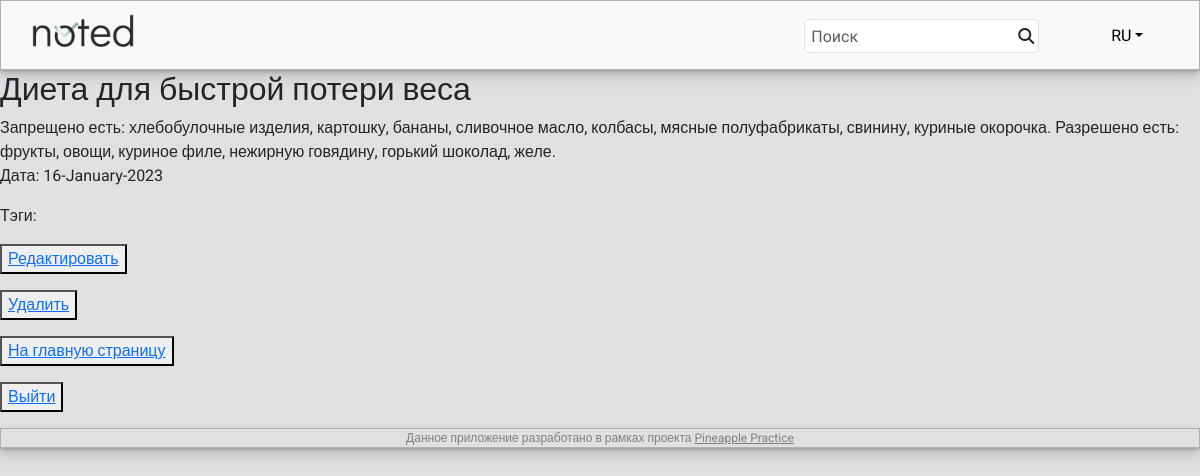
The page /main/11 on the database its author committed.
### notes/models.py (models this page shows, shortened)
class Note(models.Model):
    note_title = models.CharField(max_length=250)
    note_text = models.TextField()
    note_time = models.DateField()
    note_author = models.ForeignKey(User, on_delete=models.CASCADE)
    note_trash = models.BooleanField(default=False)

### notes/views.py (the view)
# urls.py: path('<int:pk>', NoteDetail.as_view(), name='note_detail'),
class NoteDetail(DetailView):
    model = Note
    template_name = 'note.html'
    context_object_name = 'note'

### templates/note.html (shortened to what this page needs)
{% extends 'default.html' %}
{% block content %}
<h2>{{ note.note_title }}</h2>
{{ note.note_text }}
<p>Дата: {{ note.note_time|date:'d-F-Y' }}</p>
<p>Тэги: </p>
<p><button> <a href="{% url 'note_edit' note.id %}">Редактировать</a> </button></p>
<p><button><a href="{% url 'note_delete' note.id %}"><u> Удалить </u></a></button></p>
<p><button> <a href="{% url 'main' %}">На главную страницу</a> </button></p>
<p><button> <a href="{% url 'logout' %}">Выйти</a> </button></p>
{% endblock content %}

### static/css/styles.css (style rules this page uses)
body { font-family: 'Roboto', sans-serif; background: #E0E0E0; }

### rows shown on the page
Note: note_title "Диета для быстрой потери веса", note_text "Запрещено есть: хлебобулочные изделия, картошку, бананы, сливочное масло, колбасы, мясные полуфабрикаты, свинину, куриные окорочка. Разрешено есть: фрукты, овощи, куриное филе, нежирную говядину, горький шоколад, желе.", note_time "16-January-2023"
